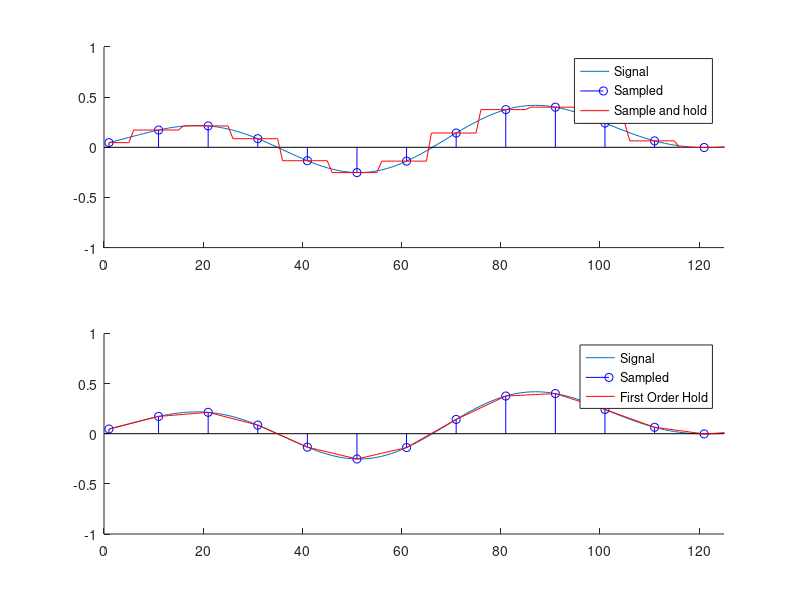
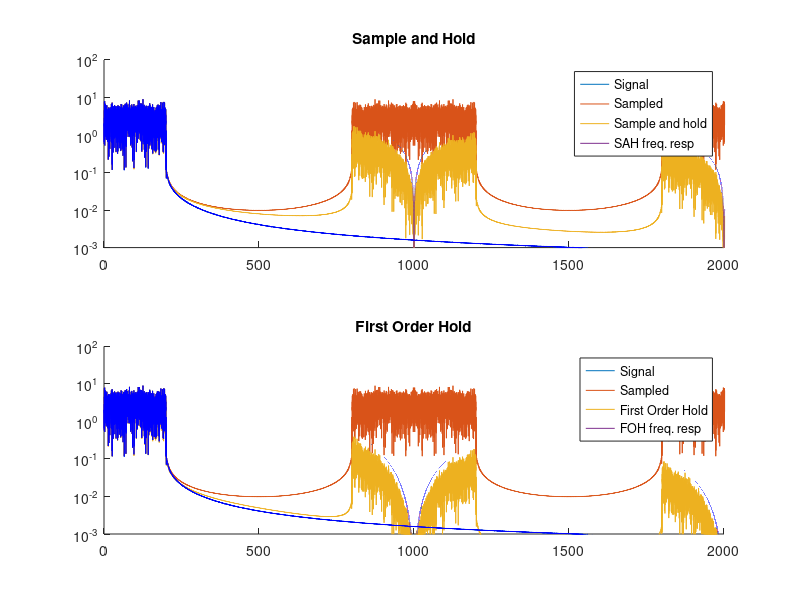
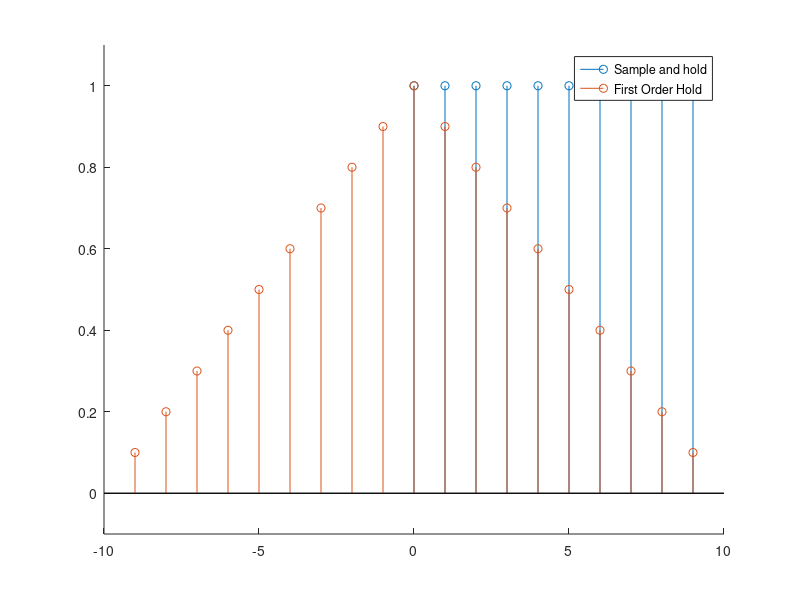

These figures' MATLAB source, in order:
close all
clear all
Fss = 10e3;  % sampling frequency for modeling
Fs = 10e2;     % sampling frequency
t = 10;              % modeling time: 0..t
n =  t*Fss;        %num samples
x = randn(1,n);     % white noise
Fpass = Fs/5 ; % signal frequency
filter=fir1(Fss,2*Fpass/Fss,'low');
signal =conv(x,filter,'same');%filtering white noise

sampled = reshape(signal,10,[]); sampled(2:end,:) = 0;
spl = sampled(1,:);
sampled = reshape(sampled,1,[]);

rt = ones(Fss/Fs,1);
tr = triang(2*Fss/Fs-1);

SAH = conv(sampled,rt,'same');
FOH = conv(sampled,tr,'same');

figure(1); subplot(211), hold on;
plot(signal),stem(1:Fss/Fs:length(sampled),spl,'b');
plot(SAH,'r'),xlim([0 Fs/8]);
legend('Signal','Sampled','Sample and hold')
subplot(212), hold on;
plot(signal),stem(1:Fss/Fs:length(sampled),spl,'b');
plot(FOH,'r'),xlim([0 Fs/8]);
legend('Signal','Sampled','First Order Hold')

% fvtool(rt,1,tr,1,'Fs',Fss)

[hSAH, w] = freqz(rt,1,100*Fss,Fss);
[hFOH, w] = freqz(tr,1,100*Fss,Fss);

f = linspace(0,Fss,length(x));
figure(2); subplot(211), hold on; title('Sample and Hold'); 
plot(f,abs(fft(signal))/100); plot(f,abs(fft(sampled))/10);
plot(f,abs(fft(SAH))/100);plot(w,abs(hSAH));
plot(f,abs(fft(signal))/100,'b');
xlim([0,2*Fs]);set(gca, 'YScale', 'log');ylim([1e-3 1e2]);
legend('Signal','Sampled','Sample and hold','SAH freq. resp')
subplot(212), hold on; title('First Order Hold'); 
plot(f,abs(fft(signal))/100); plot(f,abs(fft(sampled))/10);
plot(f,abs(fft(FOH))/100);plot(w,abs(hFOH));
plot(f,abs(fft(signal))/100,'b');
xlim([0,2*Fs]);set(gca, 'YScale', 'log');ylim([1e-3 1e2]);
legend('Signal','Sampled','First Order Hold','FOH freq. resp')

figure(3);hold;stem(0:9,rt);stem(-9:9,tr);
xlim([-10 10]);ylim([-0.1 1.1]);
legend('Sample and hold','First Order Hold');